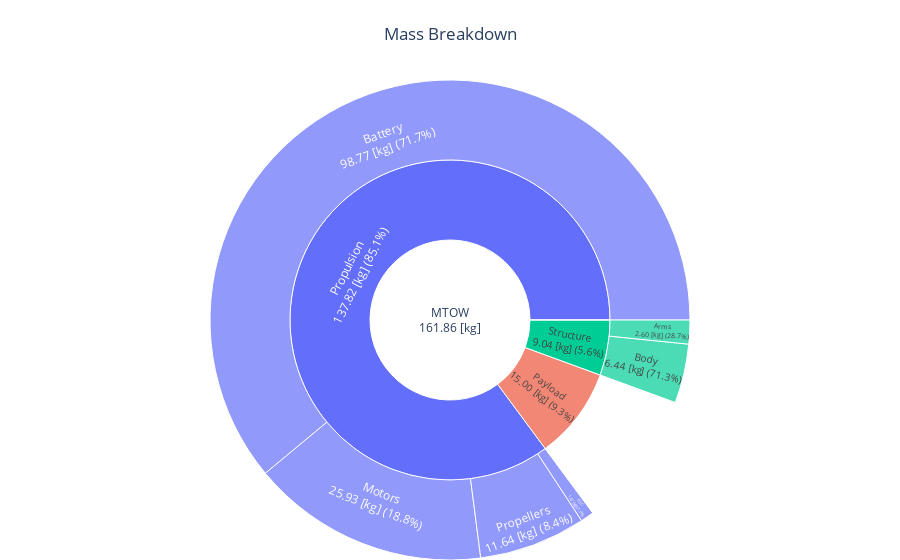

Source (notebook cell):
### Code cell
fig = mass_breakdown_sun_plot_drone(OUTPUT_FILE)
fig.show()

### Figure 1 — Plotly figure (JSON) as saved in the notebook; plotly's stock layout.template omitted (floating-point values rounded to 4 significant figures)
{"data": [{"branchvalues": "total", "labels": ["MTOW<br>161.86 [kg]", "Payload<br>15.00 [kg] (9.3%)", "Fuel mission<br>0.00 [kg] (0.0%)", "Propulsion<br>137.82 [kg] (85.1%)", "Structure<br>9.04 [kg] (5.6%)", "Propellers<br>11.64 [kg] (8.4%)", "Motors<br>25.93 [kg] (18.8%)", "Gearboxes<br>0.00 [kg] (0.0%)", "ESC<br>1.47 [kg] (1.1%)", "Battery<br>98.77 [kg] (71.7%)", "Body<br>6.44 [kg] (71.3%)", "Arms<br>2.60 [kg] (28.7%)"], "parents": ["", "MTOW<br>161.86 [kg]", "MTOW<br>161.86 [kg]", "MTOW<br>161.86 [kg]", "MTOW<br>161.86 [kg]", "Propulsion<br>137.82 [kg] (85.1%)", "Propulsion<br>137.82 [kg] (85.1%)", "Propulsion<br>137.82 [kg] (85.1%)", "Propulsion<br>137.82 [kg] (85.1%)", "Propulsion<br>137.82 [kg] (85.1%)", "Structure<br>9.04 [kg] (5.6%)", "Structure<br>9.04 [kg] (5.6%)"], "type": "sunburst", "values": [161.9, 15, 0, 137.8, 9.044, 11.64, 25.93, 0, 1.468, 98.77, 6.444, 2.6]}], "layout": {"margin": {"b": 0, "l": 0, "r": 0, "t": 80}, "title": {"text": "Mass Breakdown", "x": 0.5}}}
